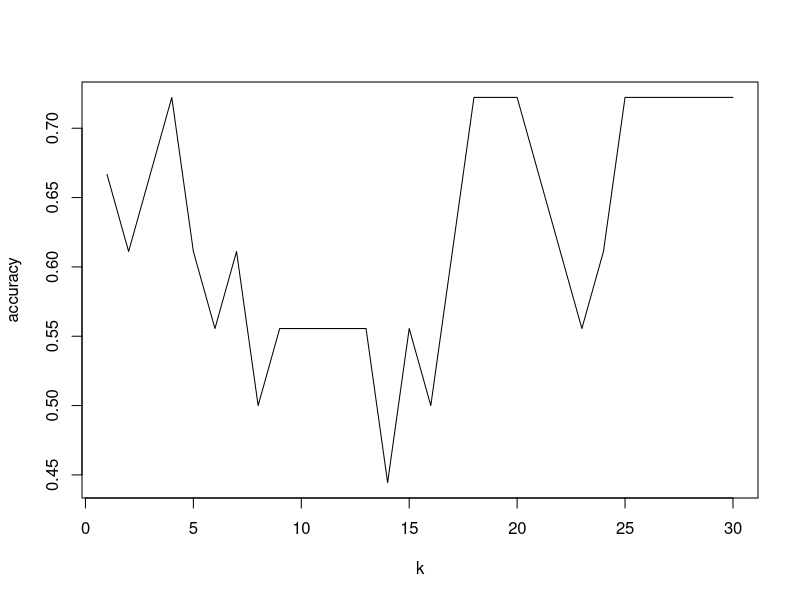

R code for this plot:
setwd("/Users/bthj/Documents/ITU/DataMining/IndividualAssignment/DataMiningIndividual")

# k_vs_accuracy <- read.table("kVSaccuracy__all_attributes.tab")
# k_vs_accuracy <- read.table("kVSaccuracy__color_attribute.tab")
# k_vs_accuracy <- read.table("kVSaccuracy__age_attribute.tab")
# k_vs_accuracy <- read.table("kVSaccuracy__operating_system_attribute.tab")
k_vs_accuracy <- read.table("kVSaccuracy__age_programmingSkill_yearsAtUni_attribute.tab")

k = k_vs_accuracy$V1
accuracy = k_vs_accuracy$V2

plot( k, accuracy, type='l' )